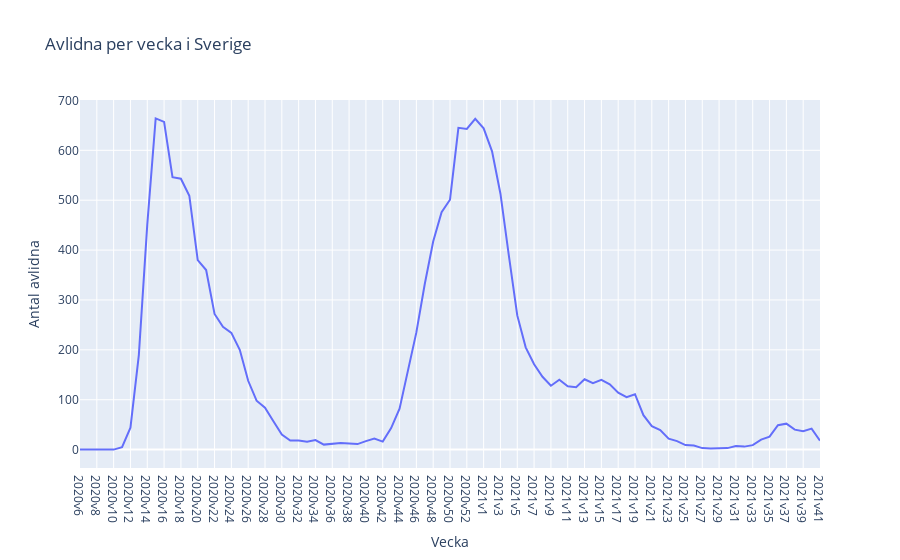

Notebook code cell kept with this figure:
### Code cell
import plotly_express as px
fig = px.line(covid_veckodata_riket, x="Vecka", y="Antal_avlidna_vecka", title="Avlidna per vecka i Sverige", labels={"Antal_avlidna_vecka" : "Antal avlidna"})
fig.show()
fig.write_html("Visualiseringar/Avlidna per vecka i Sverige")

### Figure 1 — Plotly figure (JSON) as saved in the notebook; plotly's stock layout.template omitted (floating-point values rounded to 4 significant figures)
{"data": [{"hovertemplate": "Vecka=%{x}<br>Antal avlidna=%{y}<extra></extra>", "legendgroup": "", "line": {"color": "#636efa", "dash": "solid"}, "marker": {"symbol": "circle"}, "mode": "lines", "name": "", "orientation": "v", "showlegend": false, "type": "scatter", "x": ["2020v6", "2020v7", "2020v8", "2020v9", "2020v10", "2020v11", "2020v12", "2020v13", "2020v14", "2020v15", "2020v16", "2020v17", "2020v18", "2020v19", "2020v20", "2020v21", "2020v22", "2020v23", "2020v24", "2020v25", "2020v26", "2020v27", "2020v28", "2020v29", "2020v30", "2020v31", "2020v32", "2020v33", "2020v34", "2020v35", "2020v36", "2020v37", "2020v38", "2020v39", "2020v40", "2020v41", "2020v42", "2020v43", "2020v44", "2020v45", "2020v46", "2020v47", "2020v48", "2020v49", "2020v50", "2020v51", "2020v52", "2020v53", "2021v1", "2021v2", "2021v3", "2021v4", "2021v5", "2021v6", "2021v7", "2021v8", "2021v9", "2021v10", "2021v11", "2021v12", "2021v13", "2021v14", "2021v15", "2021v16", "2021v17", "2021v18", "2021v19", "2021v20", "2021v21", "2021v22", "2021v23", "2021v24", "2021v25", "2021v26", "2021v27", "2021v28", "2021v29", "2021v30", "2021v31", "2021v32", "2021v33", "2021v34", "2021v35", "2021v36", "2021v37", "2021v38", "2021v39", "2021v40", "2021v41"], "xaxis": "x", "y": [0, 0, 0, 0, 0, 5, 44, 190, 451, 664, 657, 546, 543, 509, 380, 360, 272, 246, 234, 200, 138, 98, 84, 57, 30, 18, 18, 16, 19, 10, 12, 13, 12, 11, 17, 22, 16, 43, 82, 157, 235, 332, 417, 476, 501, 645, 643, 663, 644, 598, 513, 389, 269, 205, 171, 146, 128, 140, 127, 125, 141, 133, 140, 131, 114, 105, 111, 69, 47, 39, 22, 17, 9, 8, 3, 2, 3, 3, 7, 6, 9, 20, 26, 49, 52, 40, 37, 42, 18], "yaxis": "y"}], "layout": {"legend": {"tracegroupgap": 0}, "title": {"text": "Avlidna per vecka i Sverige"}, "xaxis": {"anchor": "y", "domain": [0, 1], "title": {"text": "Vecka"}}, "yaxis": {"anchor": "x", "domain": [0, 1], "title": {"text": "Antal avlidna"}}}}
